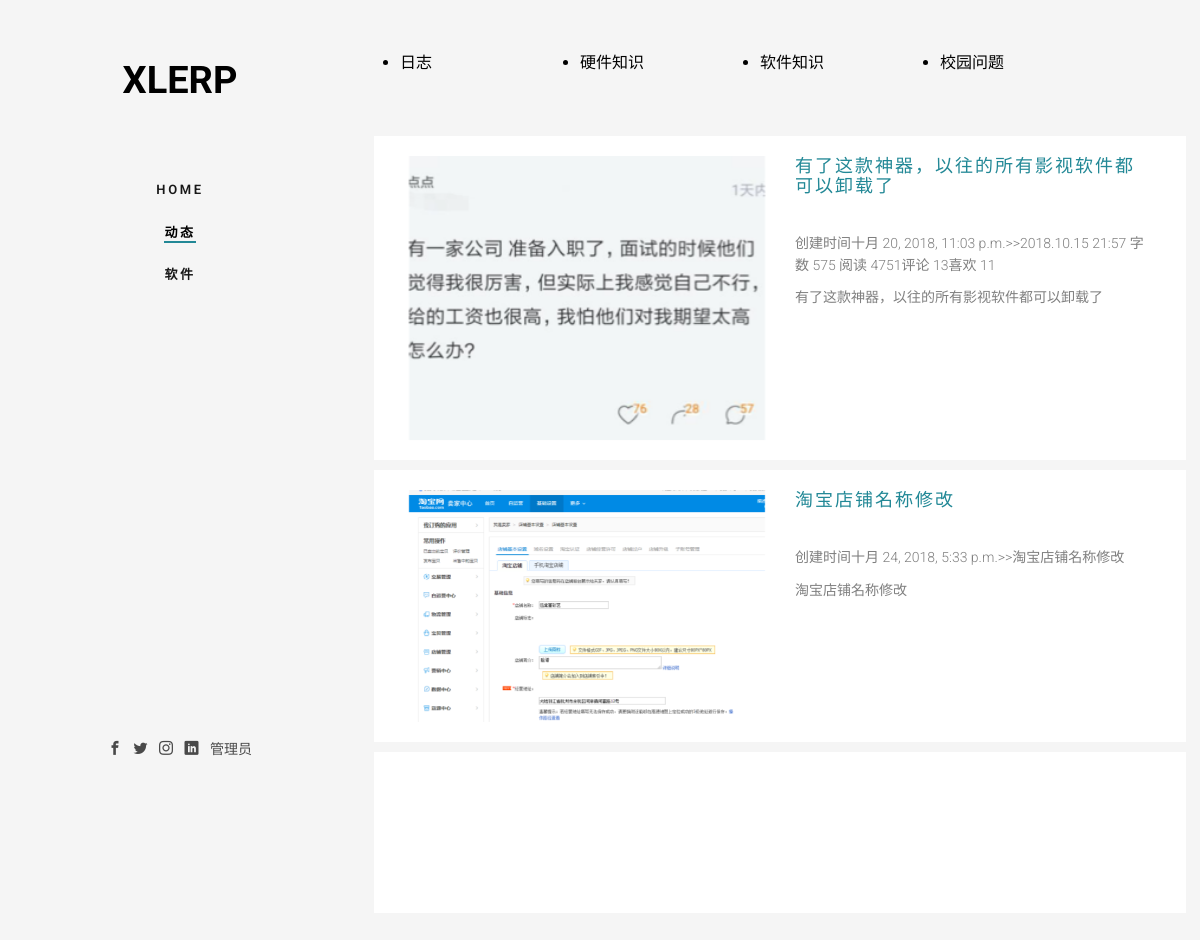
Page /post/ on the committed database.
### HomeApp/models.py (models this page shows, shortened)
class TitleClassification(models.Model):
    title = models.CharField(max_length=30,unique=True,verbose_name=u'标题')
    star_time = models.DateTimeField(auto_now_add=True,verbose_name=u'创建日期')
    last_time = models.DateTimeField(auto_now=True,verbose_name=u'最后一次修改日期')
    isDelete = models.BooleanField(default=True,verbose_name=u'是否可用')
    class Meta:
        verbose_name_plural = "文章类型"

class dynamic(models.Model):
    title = models.CharField(max_length=30,unique=True,verbose_name=u'标题')
    imgurl = models.ImageField(upload_to='images/post',verbose_name=u'图片地址')
    msg = models.CharField(max_length=300, verbose_name=u'文章信息')
    post = RichTextUploadingField(verbose_name=u'具体内容')
    TitleClassificationID = models.ForeignKey('TitleClassification', on_delete=models.CASCADE,verbose_name=u'文章类型')
    OtherMsg = models.CharField(max_length=300, verbose_name=u'简介')
    star_time = models.DateTimeField(auto_now_add=True,verbose_name=u'创建日期')
    last_time = models.DateTimeField(auto_now=True,verbose_name=u'最后一次修改日期')
    isDelete = models.BooleanField(default=True,verbose_name=u'是否可用')
    class Meta:
        verbose_name_plural = "动态"

### HomeApp/views.py (the view)
# urls.py: path('post/', views.postdata, name='postdata'),
def postdata(request):
    context = {}
    if request.method == 'GET':
        TClist = models.TitleClassification.objects.all()
        IDdata = request.GET.get('id')
        if IDdata == None:
            post = models.dynamic.objects.all().values('id','title','imgurl','msg','OtherMsg','star_time')[0:3]    #取出id和user列，并生成一个列表
            context['post'] = post
        else:
            post = models.dynamic.objects.filter(id=IDdata)
            context['post'] = post
        context['TClist'] = TClist
        context['activedynamic'] = 'fh5co-active'
    return render(request,'dynamic.html',context)

### templates/dynamic.html (shortened to what this page needs)
{% extends "home.html" %}
{% load staticfiles %}
{% block main %}
    <ul class="ula">
    {% for i in TClist %}
        <a href="/post/?id={{ i.id }}"><li>{{ i.title }}</li></a>
    {% endfor %}
    </ul>
<div id="uptop" class="fh5co-narrow-content">
        {% for i in post %}
        <div class="row row-bottom-padded-md mipadded-md">
            <div class="col-md-6 animate-box" data-animate-effect="fadeInLeft">
                <img class="img-responsive" src="/media/{{ i.imgurl }}" alt="/{{ i.imgurl }}图像丢失！">
            </div>
            <div class="col-md-6 animate-box" data-animate-effect="fadeInLeft">
                <h2 class="fh5co-heading"><a href="/postList/?id={{ i.id }}" target="_blank">{{ i.title }}</a> </h2>
                <p>创建时间{{ i.star_time }}>>{{ i.msg }}</p>
                <p>{{ i.OtherMsg }}</p>
            </div>
        </div>
        {% endfor %}
</div>
{% endblock %}

### static/css/style.css (style rules this page uses)
body { font-family: "Roboto", Arial, sans-serif; font-weight: 300; font-size: 14px; line-height: 1.6; color: rgba(0, 0, 0, 0.5); background: whitesmoke; }
a { color: #228896; -webkit-transition: 0.5s; -o-transition: 0.5s; transition: 0.5s; }
h1, h2, h3, h4, h5, h6 { color: #000; font-family: "Roboto", Arial, sans-serif; font-weight: 400; margin: 0 0 30px 0; }
#fh5co-main .fh5co-narrow-content { position: relative; width: 93%; margin: 0 auto; padding: 4em 0; clear: both; }
.fh5co-heading { font-size: 18px; margin-bottom: 2em; font-weight: 500; text-transform: uppercase; letter-spacing: 2px; }
.row-bottom-padded-md { padding: 20px; margin-bottom: 10px; }
.mipadded-md { background-color: white; }
.js .animate-box { opacity: 0; }
.img-responsive { width: 100%; }
.ula { margin-top: 50px; }
.ula a { color: black; }
.ula li { width: 100px; height: 30px; font-size: 16px; float: left; margin-right: 80px; cursor: pointer; }

### rows in the picture
TitleClassification: title "日志"
TitleClassification: title "硬件知识"
TitleClassification: title "软件知识"
TitleClassification: title "校园问题"
dynamic: imgurl (picture), title "有了这款神器，以往的所有影视软件都可以卸载了", star_time "十月 20, 2018, 11:03 p.m.", msg "2018.10.15 21:57 字数 575 阅读 4751评论 13喜欢 11", OtherMsg "有了这款神器，以往的所有影视软件都可以卸载了"
dynamic: imgurl (picture), title "淘宝店铺名称修改", star_time "十月 24, 2018, 5:33 p.m.", msg "淘宝店铺名称修改", OtherMsg "淘宝店铺名称修改"
